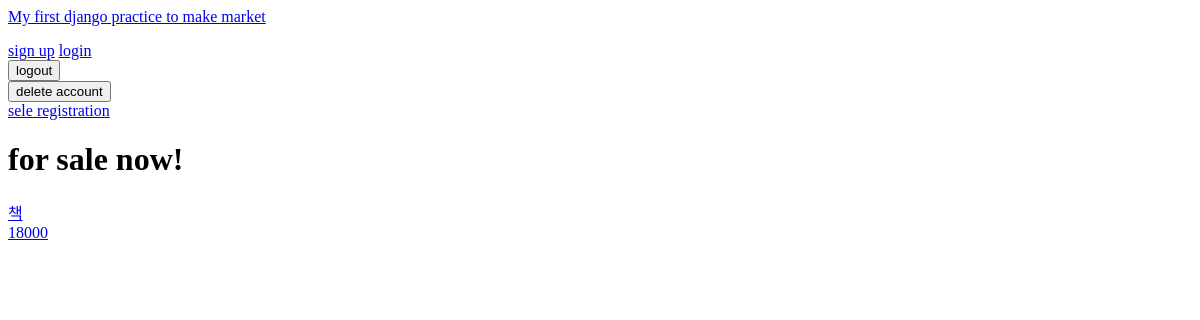
Before: / with the older database file.
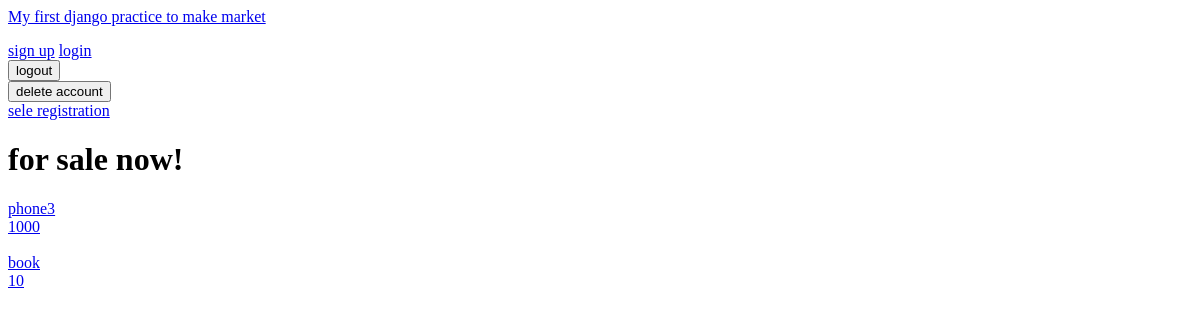
After: the same page with the newer database file.
### sales/models.py (models this page shows)
class Sale(models.Model):
    user = models.ForeignKey(User, on_delete=models.CASCADE)
    stuff = models.CharField(max_length=50)
    price = models.IntegerField(default=0)
    content = models.TextField(max_length=500)
    updated = models.DateTimeField(auto_now=True)
    created = models.DateTimeField(auto_now_add=True)

### sales/views.py (the view)
# urls.py: path("", views.index, name="index"),
def index(request):
    sales = Sale.objects.all()
    context = {
        'sales': sales,
    }
    return render(request, 'sales/index.html', context)

### sales/templates/sales/index.html
{% extends "base.html" %}
{% block content %}
<a href="{% url 'create' %}">sele registration</a>
<h1>for sale now!</h1>
{% for sale in sales %}
<a href="{% url 'detail' sale.id %}">
    <div>{{ sale.stuff }}</div>
    <div>{{ sale.price }}</div>
</a>
<br>
{% endfor %}
{% endblock content %}

### templates/base.html (shortened to what this page needs)
<!DOCTYPE html>
<html lang="en">
<head>
</head>
<body>
    {% include 'navbar.html' %}
    {% block content %}
    {% endblock content %}
</body>
</html>

### templates/navbar.html (shortened to what this page needs)
<nav>
    <a href="{% url 'index' %}">My first django practice to make market</a>
    <a href="{% url 'signup' %}">sign up</a>
    <a href="{% url 'login' %}">login</a>
    <form action="{% url 'logout' %}" method="POST">
        <input type="submit" value="logout">
    </form>
    <form action="{% url 'userDelete' %}" method="POST">
        <input type="submit" value="delete account">
    </form>
</nav>

Changed rows visible on the page:
removed Sale: stuff "책", price "18000"
added Sale: stuff "phone3", price "1000"
added Sale: stuff "book", price "10"
